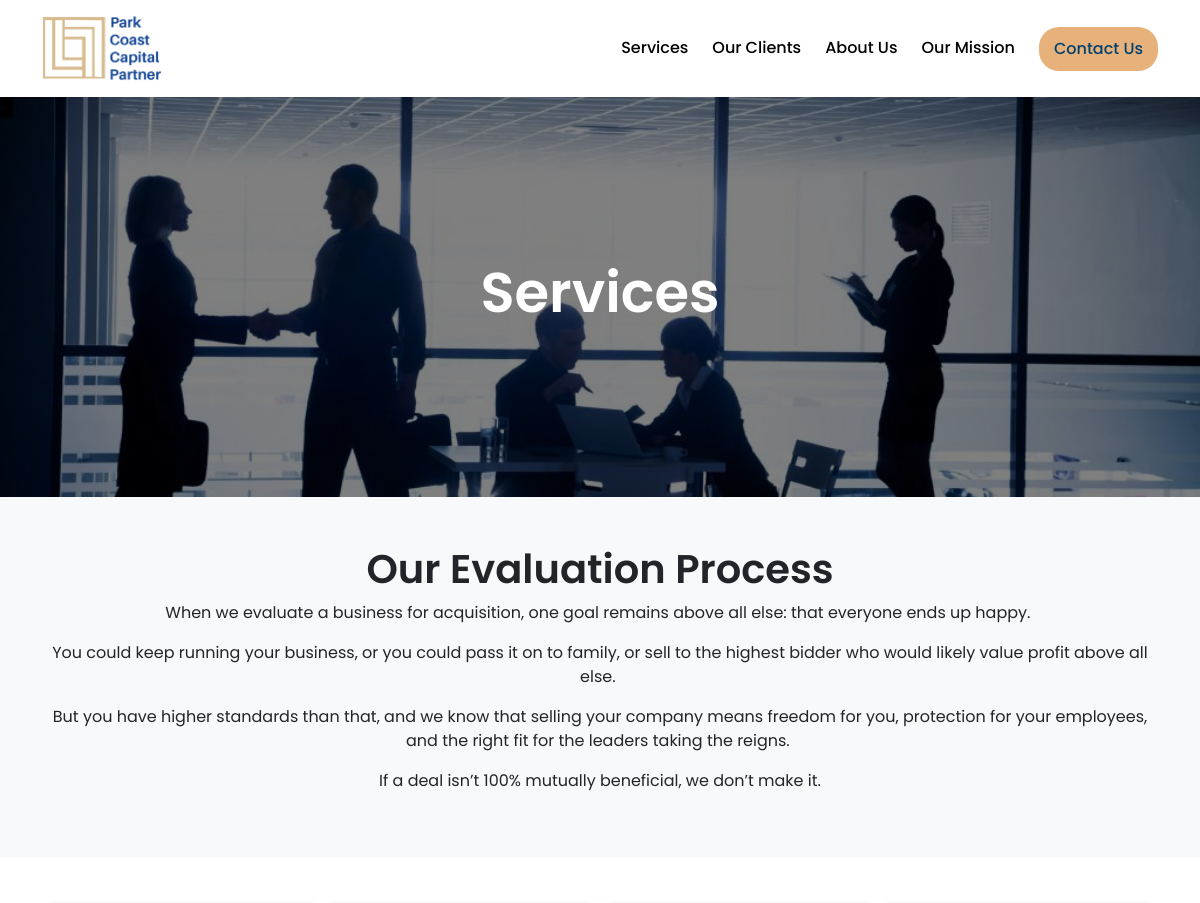
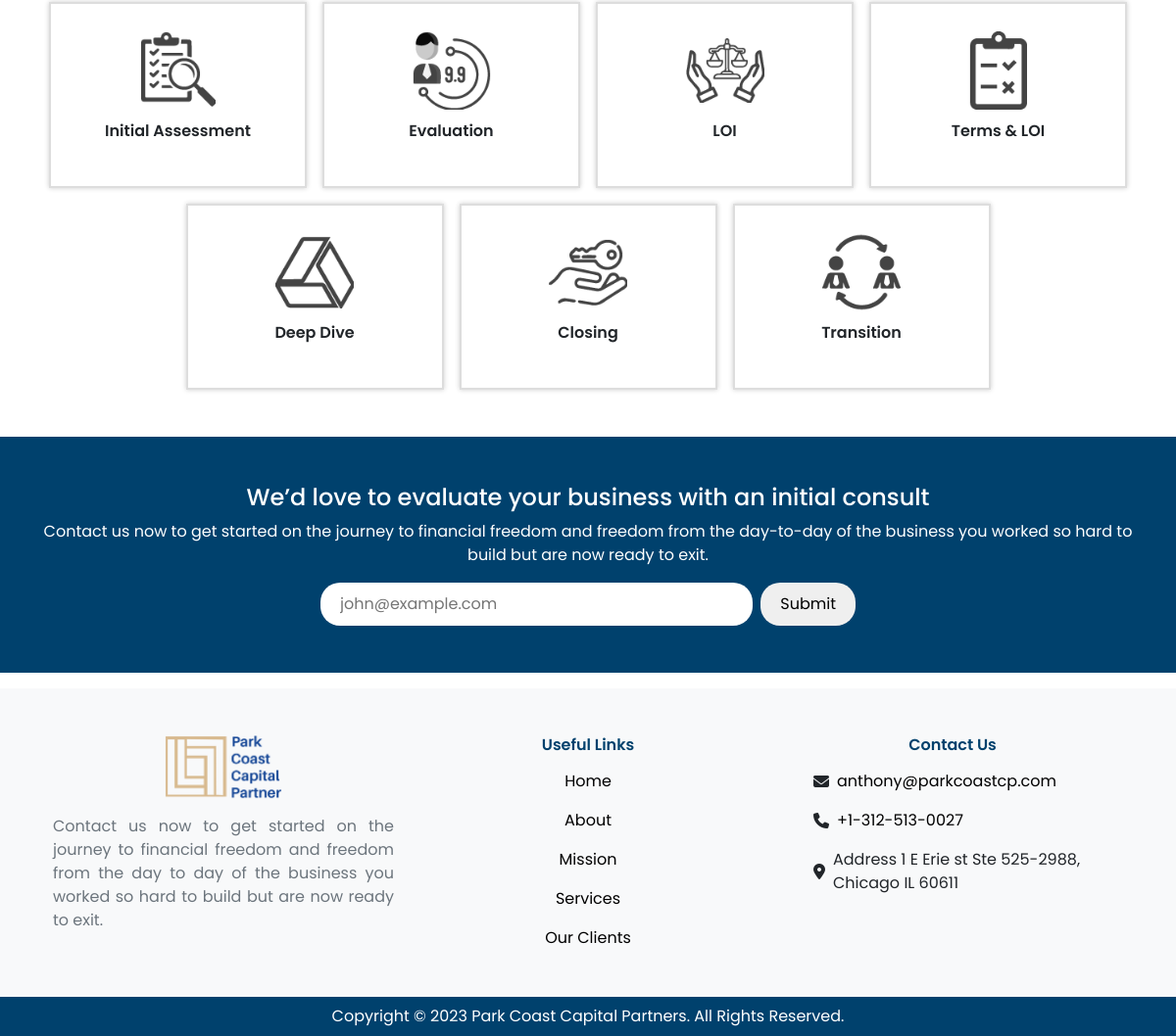
The app's page /service/ with its own data (2 pictures, top to bottom).
### home/models/homepagecontent_model.py (models this page shows)
class HomePageContent(models.Model):
    logo = models.ImageField(upload_to="home/logo")
    newsletter_title = models.CharField(max_length=100)
    newsletter_description= models.CharField(max_length=255)
    class Meta:
        verbose_name_plural = "Home Page "

### services/models.py (models this page shows, shortened)
class ServicesPageBanner(models.Model):
    banner_image = models.ImageField(upload_to='services_banner/images')
    title = models.CharField(max_length=100)
    class Meta:
        verbose_name_plural = "Services"

class ServicesParagraph(models.Model):
    title = models.CharField(max_length=100)
    description = RichTextField()
    event_services = models.ForeignKey(ServicesPageBanner, on_delete=models.CASCADE,blank=True)
    class Meta:
        verbose_name_plural = 'Paragraphs'

class HowItWorks(models.Model):
    icon = models.ImageField(upload_to="home/customer_love")
    text = models.CharField(max_length=250)
    services = models.ForeignKey(ServicesPageBanner,on_delete=models.CASCADE,null=True, blank=True)
    class Meta:
        verbose_name_plural = 'How It Works'

### home/models/homefooter_model.py (models this page shows, shortened)
class Footer(models.Model):
    footer_logo = models.ImageField(upload_to="home/logo")
    footer_description = models.CharField(max_length=2000 )
    office_address  = models.CharField(max_length=2000 )
    phone_no        = models.CharField(max_length=1000)
    email           = models.EmailField()
    home = models.ForeignKey('home.HomePageContent',on_delete=models.CASCADE, null=True, blank=True)
    class Meta:
        verbose_name_plural = 'Footer'

### services/views.py (the view, shortened to what this page needs)
# urls.py: path('service/', ServicesView.as_view(), name='service' ),
class ServicesView(View):
    def get(self,request):
        services_banner = ServicesPageBanner.objects.last()
        services_paragraph = ServicesParagraph.objects.last()
        home_page_footer = Footer.objects.last()
        home_page_content = HomePageContent.objects.last()
        home_how_it_works = HowItWorks.objects.all()
        form = NewsletterForm()
        context = {}
        context['home_page_footer'] = home_page_footer
        context['services_banner'] = services_banner
        context['home_page_content'] = home_page_content
        context['services_paragraph'] = services_paragraph
        context['home_how_it_works'] = home_how_it_works
        context['form'] = form
        return render(request , 'services.html' , context)

### home/forms.py
class NewsletterForm(ModelForm):
    email = forms.EmailField(widget=forms.EmailInput(attrs={'id': 'newsletter-input-field', 'placeholder':'john@example.com'}) , label='')
    class Meta:
        model = HomePageNewsLetter
        fields = ['email']

### services/templates/services.html (shortened to what this page needs)
{% extends 'base.html' %}
{% load static %}
{% block css %}
<link rel="stylesheet" href="{% static 'css/services/main.css' %}" />
{% endblock css%}
{% block content %}
{% if services_banner.banner_image %}
<div class="container-fluid p-0" id="hero-container"
  style="background-image: url({{services_banner.banner_image.url}});">
  {% endif %}
  <div class="overlay-bg d-flex align-items-center justify-content-center">
    <h1 class="text-white">{{services_banner.title}}</h1>
  </div>
</div>
<div class="container-fluid mb-5 py-5 bg-light" id="services-container">
  <div class="container">
    <h2 class="text-center">{{services_paragraph.title}}</h2>
    <div class="text-justify">
      {{services_paragraph.description|safe}}
    </div>
  </div>
</div>
<div class="container my-5" id="how-it-works-container">
  <div class="row justify-content-center mx-0 row-gap-2 row-gap-sm-3">
    {% for content in home_how_it_works %}
    <div class="col-card col-6 col-sm-4 col-lg-3 px-1 px-md-2">
      <div class="box-card">
        {% if content.icon %}
        <img class="img-box" src="{{content.icon.url}}" alt="">
        {% endif %}
        <p class="text-center fw-600">{{content.text}}</p>
      </div>
    </div>
    {% endfor %}
  </div>
</div>
<div class="container-fluid px-0 px-sm-2 px-md-3 py-3 py-sm-4 py-md-5 px-0" id="newsletter-container">
  <div class="container p-0" id="newsletter-wrapper">
    <div class="row justify-content-center mx-auto">
      <div class="col-12 mb-3 text-center">
        <h4 class="text-white">{{ home_page_content.newsletter_title }}</h4>
        <div class=" newsletter-description text-white mb-0 mx-auto">
          {{ home_page_content.newsletter_description }}
        </div>
      </div>
      <div class="col-12 col-md-8 col-lg-6 form-input-box">
        <form class="d-flex align-items-center flex-md-nowrap gap-2" method="post" id="newsletter-form">
          {{form.email}}
          <button type="submit" id="newsletter-submit-btn">Submit</button>
        </form>
      </div>
    </div>
  </div>
</div>
{% endblock content %}

### templates/base.html (shortened to what this page needs)
<!DOCTYPE html>
{% load static %}
<html lang="en">
<head>
  <link href="https://cdn.jsdelivr.net/npm/bootstrap@5.3.0-alpha1/dist/css/bootstrap.min.css" rel="stylesheet"
 />
  <link rel="stylesheet" href="https://cdn.jsdelivr.net/npm/swiper@8/swiper-bundle.min.css" />
  <link rel="stylesheet" href="{% static 'css/common/globals.css' %}" />
  {% block css %}
  {% endblock css %}
</head>
<body>
  <div id="navbar">
    <div class="container d-flex align-items-center justify-content-between">
      <div class="nav-logo">
        <a href="{% url 'home' %}" class="text-decoration-none text-black">
          {% if home_page_content.logo %}
          <img class="w-100" src="{{home_page_content.logo.url}}" alt="logo" />
          {% endif %}
        </a>
      </div>
      <div class="nav-list-items d-none d-md-flex align-items-center justify-content-between gap-4">
        <h6 class="nav-list-item mb-0"><a href="{% url 'service' %}">Services</a></h6>
        <h6 class="nav-list-item mb-0"><a href="{% url 'our-client' %}">Our Clients</a></h6>
        <h6 class="nav-list-item mb-0"><a href="{% url 'about' %}">About Us</a></h6>
        <h6 class="nav-list-item mb-0"><a href="{% url 'mission' %}">Our Mission</a></h6>
        <a href="{% url 'contact' %}">
          <button class="contact-btn">
            Contact Us
          </button>
        </a>
      </div>
    </div>
  </div>
  {% block content %} {% endblock content %}
  <footer class="container-fluid bg-light py-5 mt-3" id="footer-container">
    <div class="container row mx-auto">
      <div class="col-12 col-lg mb-3 mb-lg-0 text-center">
        {% if home_page_footer.footer_logo %}
        <img class="logo-img img-fluid mb-3" src="{{ home_page_footer.footer_logo.url }}" alt="logo" />
        {% endif %}
        <p class="footer-company-info text-secondary mb-0" id="footer-text-info">
          {{ home_page_footer.footer_description }}
        </p>
      </div>
      <div class="col-12 col-sm-6 col-md d-flex flex-column align-items-center">
        <h6 class="title">Useful Links</h6>
        <div class="list-items pt-2 w-100 d-flex flex-column align-items-center">
          <p class="link">
            <a href="{% url 'home' %}" class="reset-link">Home</a>
          </p>
          <p class="link">
            <a href="{% url 'about' %}" class="reset-link">About</a>
          </p>
          <p class="link">
            <a href="{% url 'mission' %}" class="reset-link">Mission</a>
          </p>
          <p class="link">
            <a href="{% url 'service' %}" class="reset-link">Services</a>
          </p>
          <p class="link">
            <a href="{% url 'our-client' %}" class="reset-link">Our Clients</a>
          </p>
        </div>
      </div>
      <div class="col-12 col-sm-6 col-md d-flex flex-column align-items-center mt-5 mt-sm-0">
        <h6 class="title">Contact Us</h6>
        <ul class="list-items d-flex flex-column align-items-start pt-2">
          <li class="list-item-icon d-flex align-items-center gap-2">
            <i class="fa-solid fa-envelope"></i>
            <a class="reset-link" href="mailto: {{ home_page_footer.email }}">{{ home_page_footer.email }}</a>
          </li>
          <li class="list-item-icon d-flex align-items-center gap-2">
            <i class="fa-solid fa-phone"></i>
            <a class="reset-link" href="tel:{{ home_page_footer.phone_no }}">{{ home_page_footer.phone_no }}</a>
          </li>
          <li class="list-item-icon d-flex align-items-center gap-2">
            <i class="fa-solid fa-location-dot"></i>
            <p class="mb-0">{{ home_page_footer.office_address }}</p>
          </li>
        </ul>
      </div>
    </div>
  </footer>
  <footer class="bottom-footer p-2 text-center">
    <p class="mb-0 text-white">Copyright © 2023 Park Coast Capital Partners. All Rights Reserved.</p>
  </footer>
</body>
</html>

### static/css/common/globals.css (style rules this page uses)
* { margin: 0; padding: 0; box-sizing: border-box; font-family: "Poppins", sans-serif; }
h1, h2 { font-weight: 600; }
.fw-600 { font-weight: 600; }
.reset-link { text-decoration: none; color: initial; }
.overlay-bg { background: linear-gradient(rgba(0, 0, 0, 0.5), rgba(0, 0, 0, 0.5)); height: 100%; width: 100%; }
.text-justify { text-align: justify !important; }
@media screen and (min-width: 1200px) { h1 { font-size: 56px; } }
@media screen and (min-width: 1200px) { h2 { font-size: 40px; } }
@media screen and (min-width: 1200px) { h4 { font-style: 30px; } }
@media screen and (min-width: 1200px) { h6 { font-style: 20px; } }

### static/css/services/main.css (style rules this page uses)
#hero-container { background-size: cover; background-position: center; background-repeat: no-repeat; height: 400px; margin-top: 97px; }

### static/css/common/navbar.css (style rules this page uses)
#navbar { background: white; width: 100%; z-index: 20; top: 0; position: absolute; box-shadow: none; }
#navbar > .container { padding: 16px 12px; }
.nav-list-item > a, .nav-list-item { text-decoration: none; color: black; border-bottom: 2px solid transparent; font-family: "Poppins", sans-serif; }
.nav-logo { width: 120px; }
.contact-btn { background: var(--secondary); padding: 10px 15px; border: none; border-radius: 20px; color: var(--primary); transition: 0.2s ease-in; font-weight: 500; }

### static/css/common/footer.css (style rules this page uses)
#footer-container .logo-img { width: 120px; }
.footer-company-info { text-align: justify; }
#footer-container .title { color: var(--primary); opacity: 1; font-weight: 600; }
#footer-container .list-items { gap: 1rem; }
#footer-container .list-items p, #footer-container .list-items .list-item-icon { margin-bottom: 0; }
.bottom-footer { background-color: var(--primary); }

### static/css/common/colors.css (style rules this page uses)
:root { --primary: #00416d; --primary-hover: #002c49; --secondary: #e7b17b; --secondary-shadow: rgb(232, 177, 0.4); }

### static/css/common/newsletter.css (style rules this page uses)
#newsletter-container { background: var(--primary); }
#newsletter-input-field { width: 100%; padding: 10px 20px; border: none; outline: none; border-radius: 20px; }
#newsletter-submit-btn { border: none; padding: 10px 20px; border-radius: 20px; }

### static/css/common/howItWorks.css (style rules this page uses)
#how-it-works-container .img-box { width: 80px; height: 80px; object-fit: contain; filter: saturate(0) grayscale(1); }
.col-card { height: 241px; }
.box-card { box-shadow: 0px 0px 5px rgba(0, 0, 0, 0.2); border: 2px solid #dddddd; height: 100%; display: flex; align-items: center; justify-content: center; flex-direction: column; row-gap: 10px; padding: 10px; }
@media screen and (max-width: 1200px) and (min-width: 991px) { .col-card { height: 190px; } }

### records on screen
HomePageContent: logo (picture), newsletter_title "We’d love to evaluate your business with an initial consult", newsletter_description "Contact us now to get started on the journey to financial freedom and freedom from the day-to-day of the business you worked so hard to build but are now ready to exit."
ServicesPageBanner: banner_image (picture), title "Services"
ServicesParagraph: title "Our Evaluation Process", description "When we evaluate a business for acquisition, one goal remains above all else: that everyone ends up happy. You could keep running your business, or you could pass it on to family, or sell to the highest bidder who would likely value profit above all else. But you have higher standards than that, and we know that selling your company means freedom for you, protection for your employees, and the right fit for the leaders taking the reigns. If a deal isn’t 100% mutually beneficial, we don’t make it."
HowItWorks: icon (picture), text "Initial Assessment"
HowItWorks: icon (picture), text "Evaluation"
HowItWorks: icon (picture), text "LOI"
HowItWorks: icon (picture), text "Terms & LOI"
HowItWorks: icon (picture), text "Deep Dive"
HowItWorks: icon (picture), text "Closing"
HowItWorks: icon (picture), text "Transition"
Footer: footer_logo (picture), footer_description "Contact us now to get started on the journey to financial freedom and freedom from the day to day of the business you worked so hard to build but are now ready to exit.", email "anthony@parkcoastcp.com", phone_no "+1-312-513-0027", office_address "Address 1 E Erie st Ste 525-2988, Chicago IL 60611"
